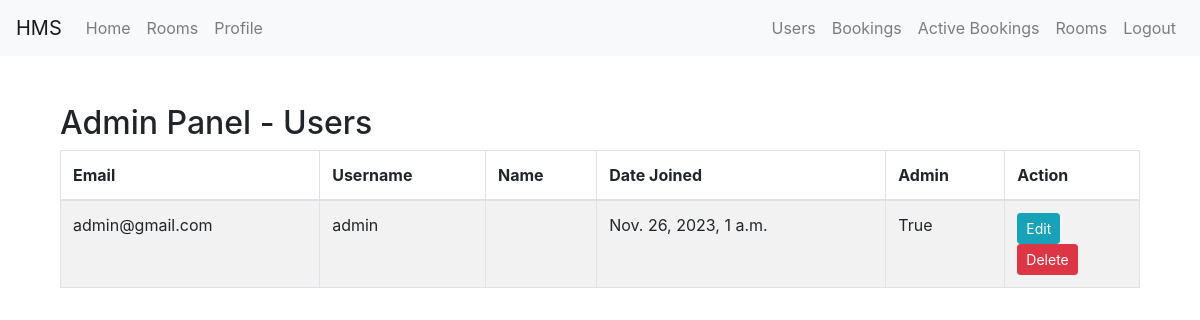
The page /users/ (signed in) on the database its author committed.
### accounts/models.py (models this page shows, shortened)
class CustomUser(AbstractBaseUser):
    email = models.EmailField(_("email address"), unique=True)
    username = models.CharField(max_length=100, unique=True)
    first_name = models.CharField(max_length=100)
    last_name = models.CharField(max_length=100)
    active = models.BooleanField(default=True)  # able to login
    staff = models.BooleanField(default=False)
    admin = models.BooleanField(default=False)
    date_joined = models.DateTimeField(default=timezone.now)
    USERNAME_FIELD = "email"
    REQUIRED_FIELDS = ['username']
    objects = CustomUserManager()
    @property
    def is_staff(self):
        return self.staff
    @property
    def is_admin(self):
        return self.admin
    @property
    def is_active(self):
        return self.active

### accounts/views.py (the view)
# urls.py: path('users/', UserList, name='UserList'),
@login_required(login_url='LoginPage')
@user_passes_test(is_admin, login_url='HomePage')
def UserList(request):
    users = CustomUser.objects.all()
    context = {
        'users': users
    }
    return render(request, 'admin/users.html', context)

### accounts/views.py (called while the page is built)
def is_admin(user):
    return user.is_authenticated and user.is_admin

### templates/admin/users.html (shortened to what this page needs)
{% extends 'base.html' %}
{% block content %}
    <div class="container mt-5">
        <h2>Admin Panel - Users</h2>
        <table class="table table-bordered table-striped">
            <thead>
                <tr>
                    <th>Email</th>
                    <th>Username</th>
                    <th>Name</th>
                    <th>Date Joined</th>
                    <th>Admin</th>
                    <th>Action</th>
                </tr>
            </thead>
            <tbody>
                {% for user in users %}
                        <tr>
                            <td>{{ user.email }}</td>
                            <td>{{ user.username }}</td>
                            <td>{{ user.first_name }} {{ user.last_name }}</td>
                            <td>{{ user.date_joined }}</td>
                            <td>{{ user.admin }}</td>
                            <td>
                                <form method="post" action="{% url 'edit_user' user.id %}">
                                    <button type="submit" class="btn btn-info btn-sm">Edit</button>
                                </form>
                                <form method="post" action="{% url 'delete_user' user.id %}">
                                    <button type="submit" class="btn btn-danger btn-sm">Delete</button>
                                </form>
                            </td>
                        </tr>
                {% endfor %}
            </tbody>
        </table>
    </div>
{% endblock %}

### rows shown on the page
CustomUser: email "admin@gmail.com", username "admin", date_joined "Nov. 26, 2023, 1 a.m.", admin "True"
